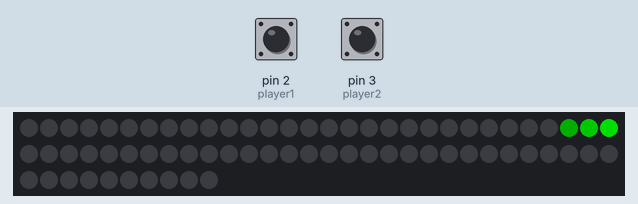
Simulated run of this sketch. Board: Arduino Uno, built with avr-gcc and run on an emulated ATmega328P. On the bench: 70 RGB LEDs in strip order, left to right, continuing on the next row. The test bench sets the inputs (shaded band); at power-on: pin 2 (player1) HIGH, pin 3 (player2) HIGH. Dim RGB values are drawn brighter than linear; random numbers use the default seed unless the sketch sets one.

Above: at 0.21 s.
At 5.27 s:
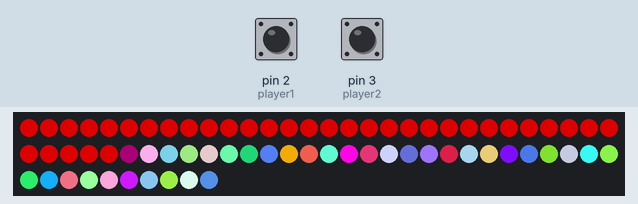
At 10.2 s:
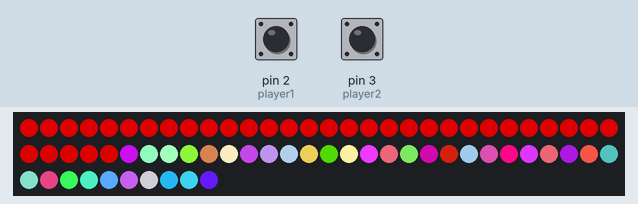
At 20.06 s:
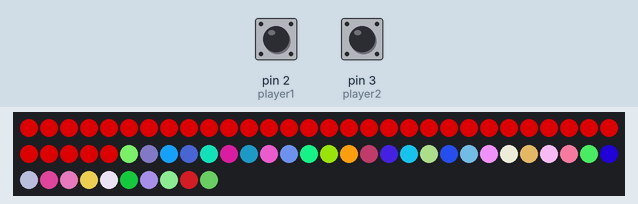
At 29.92 s:
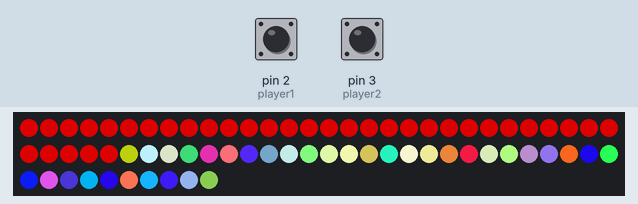
At 39.77 s:
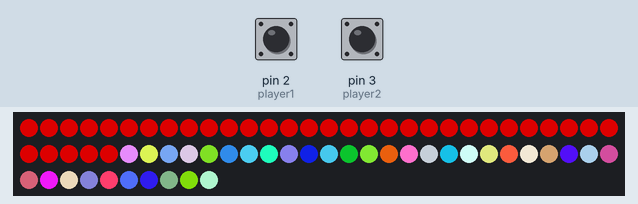

The sketch:

1DimensionPongGame.ino
```cpp
#include <TaskScheduler.h>
#include <Adafruit_NeoPixel.h>

int position = 30;
int direction = 0;
unsigned int delayval = 40;
void anime();

void judge1();
void judge2();
void win1();
void win2();

#define PIXEL_PIN 6

#define PIXEL_COUNT 70

Adafruit_NeoPixel strip(PIXEL_COUNT, PIXEL_PIN, NEO_GRB + NEO_KHZ800);

#define player1 2
#define player2 3

Scheduler ts;
Task ani(delayval, TASK_FOREVER, anime, &ts, true);
Task p1(0, TASK_FOREVER, judge1, &ts, true);
Task p2(0, TASK_FOREVER, judge2, &ts, true);
Task w1(100, TASK_FOREVER, win1, &ts, false);
Task w2(100, TASK_FOREVER, win2, &ts, false);

unsigned long Color = strip.Color(0, 150, 0);

void setup() {
  pinMode(player1, INPUT_PULLUP);
  pinMode(player2, INPUT_PULLUP);
  strip.begin();
  strip.show();
}


void loop() {
  ts.execute();
}

void win1() {
  int i;
  for (i = 0; i < strip.numPixels() / 2; i++) {
    strip.setPixelColor(i, strip.Color(rand() % 256, rand() % 256, rand() % 256));
    strip.show();
  }
  for (i; i < strip.numPixels(); i++) {
    strip.setPixelColor(i, strip.Color(150, 0, 0));
    strip.show();
  }
}

void win2() {
  int i;
  for (i = strip.numPixels() - 1; i >= strip.numPixels() / 2; i--) {
    strip.setPixelColor(i, strip.Color(rand() % 256, rand() % 256, rand() % 256));
    strip.show();
  }
  for (i; i >= 0; i--) {
    strip.setPixelColor(i, strip.Color(150, 0, 0));
    strip.show();
  }
}

void judge1() {
  static bool oldState = HIGH;
  bool newState = digitalRead(player1);
  if (newState == LOW && oldState == HIGH) {
    if (position < 5) {
      direction = 1;
      position = 2;
      if (delayval > 10) {
        ani.setInterval(delayval -= delayval / 10);
      } else {
        ani.abort();
        w1.enable();
      }
    }
    delay(20);
  }
  oldState = newState;
}

void judge2() {
  static bool oldState = HIGH;
  bool newState = digitalRead(player2);
  if (newState == LOW && oldState == HIGH) {
    if (position > 54) {
      direction = 0;
      position = 57;
      if (delayval > 10) {
        ani.setInterval(delayval -= delayval / 10);
      } else {
        ani.abort();

        w2.enable();
      }
    }
    delay(20);
  }
  oldState = newState;
}

void anime() {
  strip.clear();
  if (direction) {
    for (int i = 0; i < 3; i++) {
      strip.setPixelColor(position - i, Color - strip.Color(0, i * 50, 0));
    }
    position++;
    if (position > 60) {
      ani.abort();
      p1.abort();
      p2.abort();
      w1.enable();
    }
  } else {
    for (int i = 0; i < 3; i++) {
      strip.setPixelColor(position - i, Color - strip.Color(0, i * 50, 0));
    }
    position--;
    if (position < 0) {
      ani.abort();
      p1.abort();
      p2.abort();
      w2.enable();
    }
  }
  strip.show();
}
```
